Frame 1 (no input): blank canvas, image omitted
Frame 60 (no input): blank canvas, image omitted
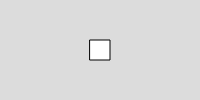
Frame 120 (the mouse pressed at the canvas centre since frame 60)

The p5.js sketch whose frames 1 and 60 were blank and that drew this single picture after the mouse press (run headless with seeded random() and noise() and a simulated clock; from frame 60 on, the mouse is pressed at the canvas centre):

// p5.js sketch
// ── sketch.js
const coords = [];

function setup() {
  createCanvas(200, 100);
}

function draw() {
  background(220);

  text('Press "R" to clear');

  coords.forEach(({x, y}) => {
    rect(x - 10, y - 10, 20);
  })
}

function mousePressed(event) {
  const {x, y} = event;
  
  coords.push({x, y});
}

function keyPressed(event) {
  const {code} = event;

  if (code === 'KeyR')
    coords.length = 0;
}
